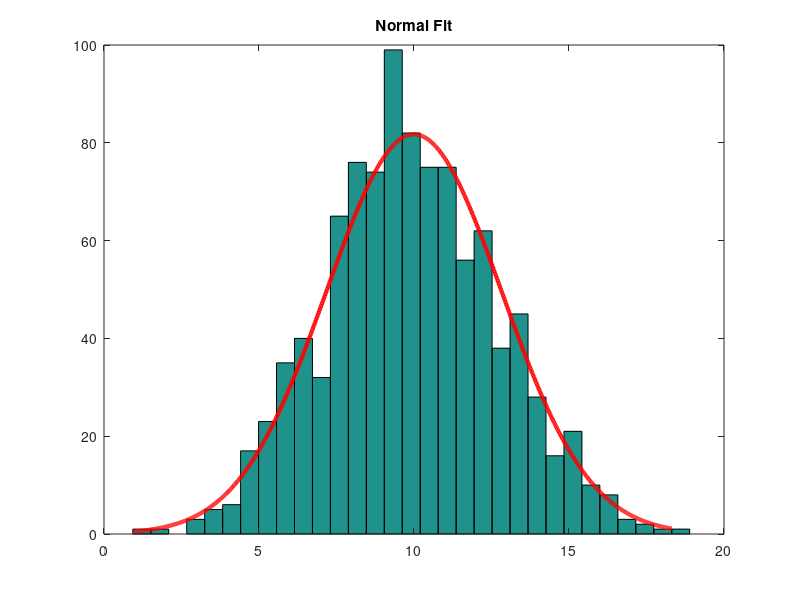

Source code (MATLAB):
close all;

x = normrnd(5,2,1000,1);
y = normrnd(5,2,1000,1);
z = x+y;
mu = 10;
sigma = sqrt(8);
zmin = min(z); zmax = max(z); zrange = range(z);
binw = zrange / 30;
edges = zmin + binw*(0:30);
n = histc(z, edges);
bar(edges, n, 'histc');
hold on
xx = zmin:(zrange/1000):zmax;
plot(xx, binw*length(z)*normpdf(xx,mu,sigma), 'r', 'linewidth', 3);
title('Normal Fit');